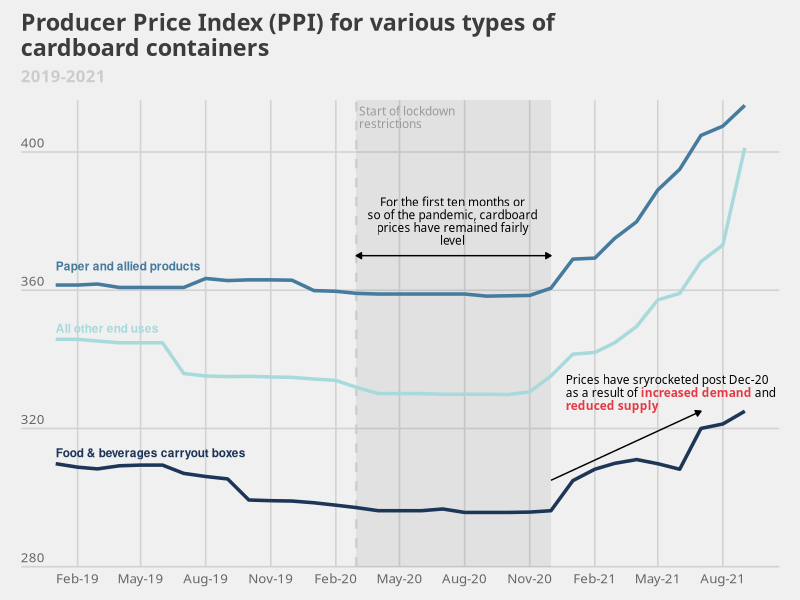
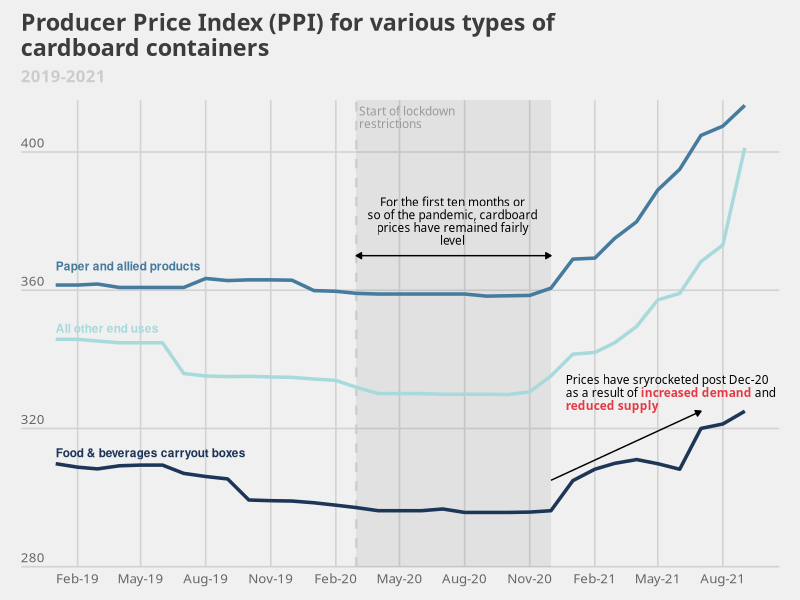

These charts were generated, in order, by the following R code:
library(tidyverse)
library(lubridate)
library(ggthemes)
library(ggtext)

index_data <- read_csv("data/bls_index_data.csv")

date_range <- c(ymd(20190101), ymd(20210901))

colors <- c("Food & beverages carryout boxes" = "#1d3557ff",
            "Paper and allied products" = "#457b9dff",
            "All other end uses" = "#a8dadcff")

comment_1 <- str_wrap("For the first ten months or so of the pandemic, cardboard
                      prices have remained fairly level", width = 30)

# comment_2 <- str_wrap("Prices have sryrocketed post Dec-20 
#                       as a result of increased demand and reduced supply", 
#                       width = 35) %>% 
#   str_replace_all("\\n", "<br>")

comment_2 <- "Prices have sryrocketed post Dec-20<br> as a result of **<span style='color: #e63946ff'>increased demand</span>** and<br>**<span style='color: #e63946ff'>reduced supply</span>**"

labels_table <- tibble(
  date = ymd(20190101),
  index_value = c(313, 349, 367),
  type = c("Food & beverages carryout boxes", "All other end uses", "Paper and allied products")
)

index_data %>% 
  mutate(
    date = ymd(date, truncated = 1)
  ) %>% 
  filter(type != "Metal and electrical machinery") %>% 
  ggplot(aes(date, index_value, color = type)) +
  annotate("rect", xmin = ymd(20200301), xmax = ymd(20201201), ymin = -Inf, ymax = Inf,
            color = "grey80", alpha = 0.1, size = 0) +
  geom_vline(xintercept = ymd(20200301), color = "grey80", size = 0.8, linetype = "dashed") +
  geom_line(size = 1.2) +
  geom_text(
    data = labels_table,
    aes(label = type), size = 3, fontface = "bold", hjust = 0
  ) +
  annotate("label", x = ymd(20200301), y = 410, label = "Start of lockdown\nrestrictions",
           family = "Work Sans", size = 3, color = "grey60", hjust = 0, 
           lineheight = 0.9, fill = NA, label.size = 0) +
  annotate("text", x = ymd(20200715), y = 380, 
           label = comment_1, family = "Work Sans", size = 3, color = "black",
           hjust = 0.5, lineheight = 0.9) +
  annotate("segment", x = ymd(20200301), xend = ymd(20201201), y = 370, yend = 370,
           size = 0.5, arrow = arrow(ends = "both", type = "closed", length = unit(1.5, "mm"))) +
  annotate("richtext", x = ymd(20201215), y = 330, 
           label = comment_2, family = "Work Sans", size = 3, color = "black",
           hjust = 0, lineheight = 1.1, fill = NA, label.size = NA) +
  annotate("segment", x = ymd(20201201), xend = ymd(20210701), y = 305, yend = 325,
           size = 0.5, arrow = arrow(ends = "last", type = "closed", length = unit(1.5, "mm"))) +
  scale_x_date(date_breaks = "3 months", 
               date_labels = "%b-%y") +
  scale_y_continuous(limits = c(280, 415), expand = expansion(0)) +
  scale_color_manual(values = colors) +
  labs(
    title = "Producer Price Index (PPI) for various types of\ncardboard containers",
    subtitle = "2019-2021"
  ) +
  coord_cartesian(clip = "off") +
  theme_fivethirtyeight(base_size = 12, base_family = "Work Sans") +
  theme(
    plot.margin = margin(10, 15, 10, 15),
    plot.title.position = "plot",
    plot.title = element_text(face = "bold", size = rel(1.4)),
    plot.subtitle = element_text(face = "bold", color = "grey80", size = rel(1),
                                 margin = margin(b = 10)),
    legend.position = "none",
    axis.text = element_text(color = "grey40"),
    axis.text.y = element_text(vjust = -0.5, margin = margin(r = -20))
  )
ggsave("plots/chart_4_bls_cardboard_index.png", width = 8, height = 5)
